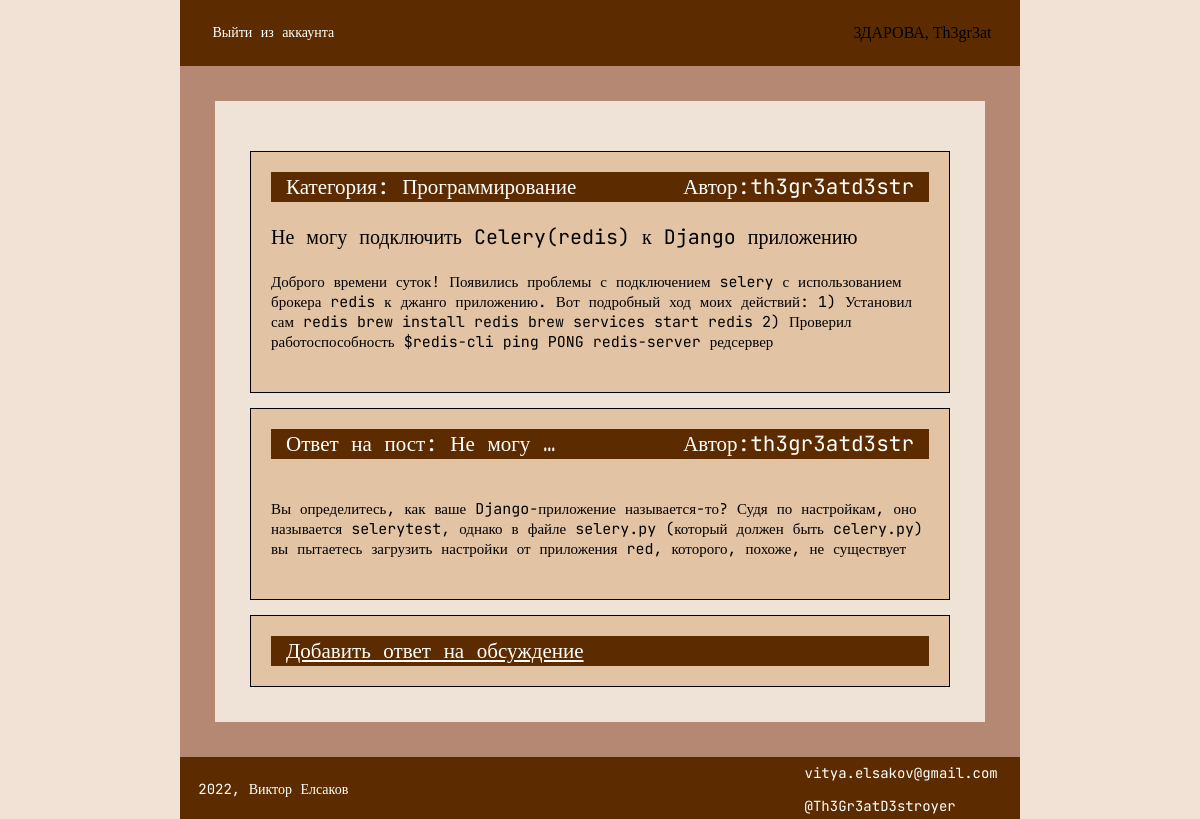
Screenshot of /forum/thread/10 (signed in) with the database file from the repository.
### users/models.py (models this page shows)
class MyUser(AbstractBaseUser, PermissionsMixin):
    username = models.CharField(unique=True, max_length=50)
    email = models.EmailField(unique=True)
    is_staff = models.BooleanField(default=0)
    is_admin = models.BooleanField(default=0)
    is_authenticated = models.BooleanField(default=0)
    USERNAME_FIELD = 'email'
    REQUIRED_FIELDS = []
    objects = UserManager()

### forum/models.py (models this page shows, shortened)
class Thread(models.Model):
    name_tread = models.CharField(max_length=255)
    text_thread = models.TextField()
    category_id = models.ForeignKey('Category', on_delete=models.CASCADE)
    user_id = models.ForeignKey(MyUser, on_delete=models.CASCADE)

class Category(models.Model):
    name_category = models.CharField(max_length=255)
    slug_category = models.SlugField()

class Answer(models.Model):
    text_area = models.TextField()
    thread_id = models.ForeignKey(Thread, on_delete=models.CASCADE)
    user_id = models.ForeignKey(MyUser, on_delete=models.CASCADE)

### forum/views.py (the view)
# urls.py: path('thread/<int:thread_id>', thread_view, name='thread'),
def thread_view(request, thread_id):
    question = Thread.objects.get(pk=thread_id)
    answers = Answer.objects.filter(thread_id=thread_id)
    context = {
        'question': question,
        'answers': answers,
    }
    return render(request, 'forum/thread.html', context)

### forum/templates/forum/thread.html (shortened to what this page needs)
{% extends 'forum/base.html' %}
{% block block1 %}
{% if user.is_authenticated %}
<div class="category">
    <div class="category1">
        <div>Категория: {{ question.category_id.name_category }}</div>
        <div>Автор:{{ question.user_id.username }} </div>
    </div>
    <p style="font-family: 'JetBrains Mono';font-style: normal;font-weight: 400;
    font-size: 20px;line-height: 30px;color: #000000;">{{ question.name_tread }}
    </p>
    <span style="margin-bottom:20px;font-family: 'JetBrains Mono';
    font-style: normal;font-weight: 400;font-size: 15px;line-height: 20px;color: #000000;">
        {{ question.text_thread }}
    </span>
</div>
{% for answer in answers %}
<div class="category">
    <div class="category1">
        <div>Ответ на пост: {{ answer.thread_id.name_tread|truncatewords:2}}</div>
        <div>Автор:{{ answer.user_id.username }}</div>
    </div>
    <span style="margin-bottom:20px;font-family: 'JetBrains Mono';
    font-style: normal;font-weight: 400;font-size: 15px;line-height: 20px;color: #000000;">
        {{ answer.text_area }}
    </span>
</div>
{% endfor %}
<div class="category">
    <div class="category1">
        <a href="{% url 'answer_create' question.pk %}" style="color: white">Добавить ответ на обсуждение </a>
    </div>
</div>
{% else %}
    ТЕБЕ НАДО ПОДТВЕРДИТЬ СВОЙ АККАУНТ!!!!
{% endif %}
{% endblock block1 %}

### forum/templates/forum/base.html (shortened to what this page needs)
{% load static %}
<!DOCTYPE html>
<html>
<head>
    <link type="text/css" href="{% static 'forum/css/style.css' %}" rel="stylesheet">
</head>
<body>
<header>
    {% if request.user.is_active %}
        <div style="width:70%; display:flex; justify-content: space-evenly; flex-direction:column">
            <a class="footer_text" href="{% url 'logout' %}">Выйти из аккаунта</a>
        </div>
    {% else %}
        <div style="width:70%; display:flex; justify-content: space-evenly; flex-direction:column">
            <a class="footer_text" href="{% url 'login' %}">Войти в аккаунт</a>
        </div>
    {% endif %}
    {% if request.user %}
        ЗДАРОВА, {{ request.user.username }}
    {% endif %}
</header>
<div class="main">
    <div class="main2">
    {% block block1 %}
    {% endblock block1 %}
    </div>
</div>
<footer>
    <div style="width:70%; display:flex; justify-content: space-evenly; flex-direction:column">
        <p class="footer_text">2022, Виктор Елсаков</p>
    </div>
    <div style="display:flex; justify-content: space-evenly; flex-direction:column">
    <p style="margin:4px;">
        <a href="mailto:vitya.elsakov@gmail.com" class="footer_text">vitya.elsakov@gmail.com</a>
    </p>
    <p style="margin:4px;">
        <a href="https://t.me/Th3Gr3atD3stroyer" class="footer_text">@Th3Gr3atD3stroyer</a>
    </p>
    </div>
</footer>
</body>
</html>

### forum/static/forum/css/style.css (style rules this page uses)
body, html { margin:0px; padding:0px; width:100%; height:100%; background: #F2E1D5; }
header { display: flex; background-color:#5C2C00; width:70%; margin: 0 auto; height:8%; justify-content: space-around; align-items: center; }
.main { width:70%; display: flex; margin: 0 auto; background: rgba(145, 85, 60, 0.63); padding: 35px; box-sizing: border-box; }
.main2 { display: flex; width:100%; height: 100%; background: #EFE3D7; padding: 35px; box-sizing: border-box; flex-direction: column; }
footer { display: flex; background-color:#5C2C00; width:70%; margin: 0 auto; height:8%; justify-content: space-evenly; }
.footer_text { font-family: 'JetBrains Mono'; font-style: normal; font-weight: 400; font-size: 14px; line-height: 25px; color: #FFFFFF; margin: 4px; text-decoration: none; }
.category { width:100%; background: #E2C3A3; border: 1px solid black; margin-top:15px; box-sizing: border-box; padding: 20px; display:flex; flex-direction: column; justify-content:space-between; }
.category1 { width:100%; height:30px; background:#5C2C00; font-family: 'JetBrains Mono'; font-style: normal; font-weight: 400; font-size: 21px; line-height: 30px; color: #FFFFFF; box-sizing: border-box; padding-left: 15px; padding-right: 15px; text-align:justify-all; display:flex; justify-content: space-between; }

### rows the page displays
MyUser: user.username "Th3gr3at"
Thread: category_id.name_category "Программирование", user_id.username "th3gr3atd3str", name_tread "Не могу подключить Celery(redis) к Django приложению", text_thread "Доброго времени суток! Появились проблемы с подключением selery с использованием брокера redis к джанго приложению. Вот подробный ход моих действий: 1) Установил сам redis brew install redis brew services start redis 2) Проверил работоспособность $redis-cli ping PONG redis-server редсервер"
Answer: thread_id.name_tread "Не могу …", user_id.username "th3gr3atd3str", text_area "Вы определитесь, как ваше Django-приложение называется-то? Судя по настройкам, оно называется selerytest, однако в файле selery.py (который должен быть celery.py) вы пытаетесь загрузить настройки от приложения red, которого, похоже, не существует"
